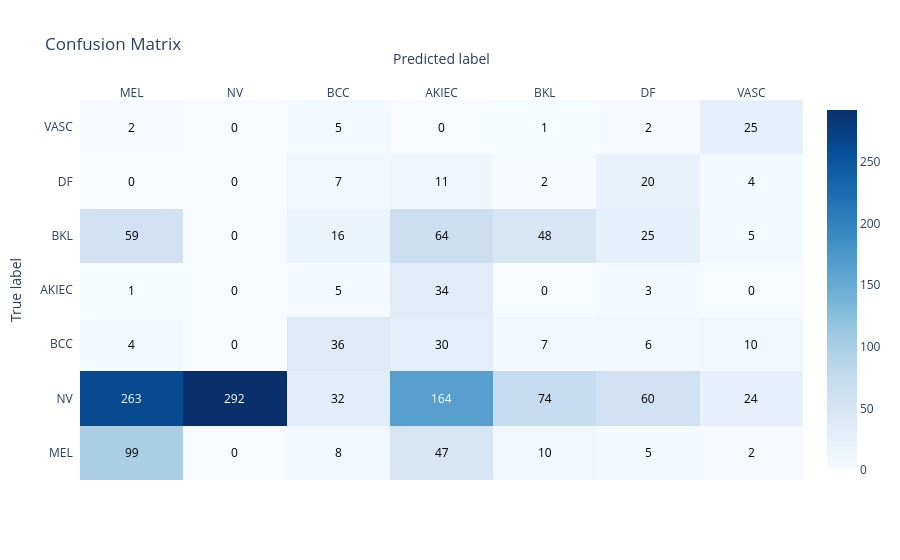

This figure's notebook cell:
### Code cell
import torch
from eval_vis import evaluate_model

# device (can also reuse what you used in train_model)
device = torch.device("cuda" if torch.cuda.is_available() else "cpu")
base_model.to(device)


metrics, cm, (y_true, y_pred) = evaluate_model(
    model=base_model,
    data_loader=test_loader,
    device=device,
    class_names=class_cols_order,   # or None
    num_classes=len(class_cols_order),  # or None to infer
)

print("Metrics dict:", metrics)

### Figure 1 — Plotly figure (JSON) as saved in the notebook; plotly's stock layout.template omitted (floating-point values rounded to 4 significant figures)
{"data": [{"colorscale": [[0, "rgb(247,251,255)"], [0.125, "rgb(222,235,247)"], [0.25, "rgb(198,219,239)"], [0.375, "rgb(158,202,225)"], [0.5, "rgb(107,174,214)"], [0.625, "rgb(66,146,198)"], [0.75, "rgb(33,113,181)"], [0.875, "rgb(8,81,156)"], [1, "rgb(8,48,107)"]], "hovertemplate": "True: %{y}<br>Pred: %{x}<br>Count: %{z}<extra></extra>", "reversescale": false, "showscale": true, "type": "heatmap", "x": ["MEL", "NV", "BCC", "AKIEC", "BKL", "DF", "VASC"], "y": ["VASC", "DF", "BKL", "AKIEC", "BCC", "NV", "MEL"], "z": [[2, 0, 5, 0, 1, 2, 25], [0, 0, 7, 11, 2, 20, 4], [59, 0, 16, 64, 48, 25, 5], [1, 0, 5, 34, 0, 3, 0], [4, 0, 36, 30, 7, 6, 10], [263, 292, 32, 164, 74, 60, 24], [99, 0, 8, 47, 10, 5, 2]]}], "layout": {"annotations": [{"font": {"color": "#000000"}, "showarrow": false, "text": "2", "x": "MEL", "xref": "x", "y": "VASC", "yref": "y"}, {"font": {"color": "#000000"}, "showarrow": false, "text": "0", "x": "NV", "xref": "x", "y": "VASC", "yref": "y"}, {"font": {"color": "#000000"}, "showarrow": false, "text": "5", "x": "BCC", "xref": "x", "y": "VASC", "yref": "y"}, {"font": {"color": "#000000"}, "showarrow": false, "text": "0", "x": "AKIEC", "xref": "x", "y": "VASC", "yref": "y"}, {"font": {"color": "#000000"}, "showarrow": false, "text": "1", "x": "BKL", "xref": "x", "y": "VASC", "yref": "y"}, {"font": {"color": "#000000"}, "showarrow": false, "text": "2", "x": "DF", "xref": "x", "y": "VASC", "yref": "y"}, {"font": {"color": "#000000"}, "showarrow": false, "text": "25", "x": "VASC", "xref": "x", "y": "VASC", "yref": "y"}, {"font": {"color": "#000000"}, "showarrow": false, "text": "0", "x": "MEL", "xref": "x", "y": "DF", "yref": "y"}, {"font": {"color": "#000000"}, "showarrow": false, "text": "0", "x": "NV", "xref": "x", "y": "DF", "yref": "y"}, {"font": {"color": "#000000"}, "showarrow": false, "text": "7", "x": "BCC", "xref": "x", "y": "DF", "yref": "y"}, {"font": {"color": "#000000"}, "showarrow": false, "text": "11", "x": "AKIEC", "xref": "x", "y": "DF", "yref": "y"}, {"font": {"color": "#000000"}, "showarrow": false, "text": "2", "x": "BKL", "xref": "x", "y": "DF", "yref": "y"}, {"font": {"color": "#000000"}, "showarrow": false, "text": "20", "x": "DF", "xref": "x", "y": "DF", "yref": "y"}, {"font": {"color": "#000000"}, "showarrow": false, "text": "4", "x": "VASC", "xref": "x", "y": "DF", "yref": "y"}, {"font": {"color": "#000000"}, "showarrow": false, "text": "59", "x": "MEL", "xref": "x", "y": "BKL", "yref": "y"}, {"font": {"color": "#000000"}, "showarrow": false, "text": "0", "x": "NV", "xref": "x", "y": "BKL", "yref": "y"}, {"font": {"color": "#000000"}, "showarrow": false, "text": "16", "x": "BCC", "xref": "x", "y": "BKL", "yref": "y"}, {"font": {"color": "#000000"}, "showarrow": false, "text": "64", "x": "AKIEC", "xref": "x", "y": "BKL", "yref": "y"}, {"font": {"color": "#000000"}, "showarrow": false, "text": "48", "x": "BKL", "xref": "x", "y": "BKL", "yref": "y"}, {"font": {"color": "#000000"}, "showarrow": false, "text": "25", "x": "DF", "xref": "x", "y": "BKL", "yref": "y"}, {"font": {"color": "#000000"}, "showarrow": false, "text": "5", "x": "VASC", "xref": "x", "y": "BKL", "yref": "y"}, {"font": {"color": "#000000"}, "showarrow": false, "text": "1", "x": "MEL", "xref": "x", "y": "AKIEC", "yref": "y"}, {"font": {"color": "#000000"}, "showarrow": false, "text": "0", "x": "NV", "xref": "x", "y": "AKIEC", "yref": "y"}, {"font": {"color": "#000000"}, "showarrow": false, "text": "5", "x": "BCC", "xref": "x", "y": "AKIEC", "yref": "y"}, {"font": {"color": "#000000"}, "showarrow": false, "text": "34", "x": "AKIEC", "xref": "x", "y": "AKIEC", "yref": "y"}, {"font": {"color": "#000000"}, "showarrow": false, "text": "0", "x": "BKL", "xref": "x", "y": "AKIEC", "yref": "y"}, {"font": {"color": "#000000"}, "showarrow": false, "text": "3", "x": "DF", "xref": "x", "y": "AKIEC", "yref": "y"}, {"font": {"color": "#000000"}, "showarrow": false, "text": "0", "x": "VASC", "xref": "x", "y": "AKIEC", "yref": "y"}, {"font": {"color": "#000000"}, "showarrow": false, "text": "4", "x": "MEL", "xref": "x", "y": "BCC", "yref": "y"}, {"font": {"color": "#000000"}, "showarrow": false, "text": "0", "x": "NV", "xref": "x", "y": "BCC", "yref": "y"}, {"font": {"color": "#000000"}, "showarrow": false, "text": "36", "x": "BCC", "xref": "x", "y": "BCC", "yref": "y"}, {"font": {"color": "#000000"}, "showarrow": false, "text": "30", "x": "AKIEC", "xref": "x", "y": "BCC", "yref": "y"}, {"font": {"color": "#000000"}, "showarrow": false, "text": "7", "x": "BKL", "xref": "x", "y": "BCC", "yref": "y"}, {"font": {"color": "#000000"}, "showarrow": false, "text": "6", "x": "DF", "xref": "x", "y": "BCC", "yref": "y"}, {"font": {"color": "#000000"}, "showarrow": false, "text": "10", "x": "VASC", "xref": "x", "y": "BCC", "yref": "y"}, {"font": {"color": "#FFFFFF"}, "showarrow": false, "text": "263", "x": "MEL", "xref": "x", "y": "NV", "yref": "y"}, {"font": {"color": "#FFFFFF"}, "showarrow": false, "text": "292", "x": "NV", "xref": "x", "y": "NV", "yref": "y"}, {"font": {"color": "#000000"}, "showarrow": false, "text": "32", "x": "BCC", "xref": "x", "y": "NV", "yref": "y"}, {"font": {"color": "#FFFFFF"}, "showarrow": false, "text": "164", "x": "AKIEC", "xref": "x", "y": "NV", "yref": "y"}, {"font": {"color": "#000000"}, "showarrow": false, "text": "74", "x": "BKL", "xref": "x", "y": "NV", "yref": "y"}, {"font": {"color": "#000000"}, "showarrow": false, "text": "60", "x": "DF", "xref": "x", "y": "NV", "yref": "y"}, {"font": {"color": "#000000"}, "showarrow": false, "text": "24", "x": "VASC", "xref": "x", "y": "NV", "yref": "y"}, {"font": {"color": "#000000"}, "showarrow": false, "text": "99", "x": "MEL", "xref": "x", "y": "MEL", "yref": "y"}, {"font": {"color": "#000000"}, "showarrow": false, "text": "0", "x": "NV", "xref": "x", "y": "MEL", "yref": "y"}, {"font": {"color": "#000000"}, "showarrow": false, "text": "8", "x": "BCC", "xref": "x", "y": "MEL", "yref": "y"}, {"font": {"color": "#000000"}, "showarrow": false, "text": "47", "x": "AKIEC", "xref": "x", "y": "MEL", "yref": "y"}, {"font": {"color": "#000000"}, "showarrow": false, "text": "10", "x": "BKL", "xref": "x", "y": "MEL", "yref": "y"}, {"font": {"color": "#000000"}, "showarrow": false, "text": "5", "x": "DF", "xref": "x", "y": "MEL", "yref": "y"}, {"font": {"color": "#000000"}, "showarrow": false, "text": "2", "x": "VASC", "xref": "x", "y": "MEL", "yref": "y"}], "title": {"text": "Confusion Matrix"}, "xaxis": {"constrain": "domain", "dtick": 1, "gridcolor": "rgb(0, 0, 0)", "side": "top", "ticks": "", "title": {"text": "Predicted label"}}, "yaxis": {"autorange": "reversed", "dtick": 1, "ticks": "", "ticksuffix": "  ", "title": {"text": "True label"}}}}
